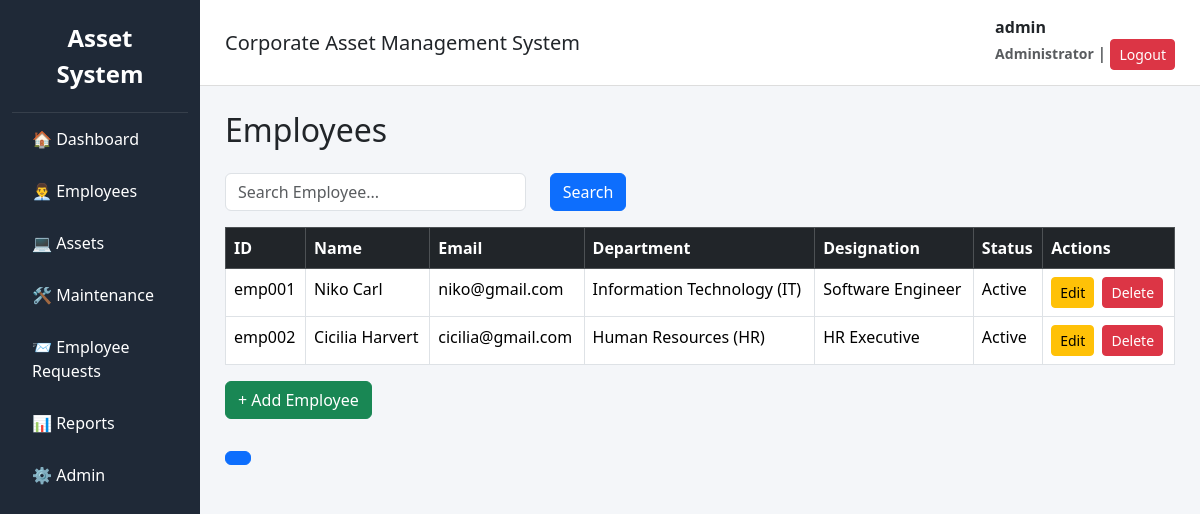
/employees/ (signed in), run on the app's committed database.
### accounts/models.py (models this page shows, shortened)
class User(AbstractUser):
    ROLE_CHOICES = (
        ('Admin', 'Admin'),
        ('IT Officer', 'IT Officer'),
        ('Employee', 'Employee'),
    )
    role = models.CharField(max_length=20, choices=ROLE_CHOICES)
    created_at = models.DateTimeField(auto_now_add=True)
    updated_at = models.DateTimeField(auto_now=True)

### employees/models.py (models this page shows, shortened)
class Employee(models.Model):
    STATUS_CHOICES = (
        ('Active', 'Active'),
        ('Inactive', 'Inactive'),
    )
    employee_code = models.CharField(max_length=20, unique=True)
    user = models.OneToOneField(
        settings.AUTH_USER_MODEL,
        on_delete=models.CASCADE
    )
    department = models.ForeignKey(
        Department,
        on_delete=models.PROTECT
    )
    designation = models.ForeignKey(
        Designation,
        on_delete=models.PROTECT
    )
    first_name = models.CharField(max_length=100)
    last_name = models.CharField(max_length=100)
    email = models.EmailField(unique=True)
    phone = models.CharField(max_length=20)
    joining_date = models.DateField()
    status = models.CharField(
        max_length=10,
        choices=STATUS_CHOICES,
        default='Active'
    )
    created_at = models.DateTimeField(auto_now_add=True)
    updated_at = models.DateTimeField(auto_now=True)

class Department(models.Model):
    STATUS_CHOICES = (
        ('Active', 'Active'),
        ('Inactive', 'Inactive'),
    )
    department_code = models.CharField(max_length=20, unique=True)
    department_name = models.CharField(max_length=100)
    status = models.CharField(max_length=10, choices=STATUS_CHOICES, default='Active')
    created_at = models.DateTimeField(auto_now_add=True)
    updated_at = models.DateTimeField(auto_now=True)
    manager = models.ForeignKey(
    'Employee',
    on_delete=models.SET_NULL,
    null=True,
    blank=True,
    related_name='managed_departments'
)
    def __str__(self):
        return f"{self.department_name} ({self.department_code})"

class Designation(models.Model):
    STATUS_CHOICES = (
        ('Active', 'Active'),
        ('Inactive', 'Inactive'),
    )
    designation_name = models.CharField(max_length=100, unique=True)
    status = models.CharField(max_length=10, choices=STATUS_CHOICES, default='Active')
    created_at = models.DateTimeField(auto_now_add=True)
    def __str__(self):
        return self.designation_name

### employees/views.py (the view, shortened to what this page needs)
@login_required
def employee_list(request):
    query = request.GET.get("q")
    employees = Employee.objects.select_related(
        "department",
        "designation",
        "user"
    )
    context = {
        "employees": employees,
        "query": query,
    }
    paginator = Paginator(employees, 10)
    page_number = request.GET.get("page")
    employees = paginator.get_page(page_number)
    return render(
        request,
        "employees/employee_list.html",
        context,
    )

### templates/employees/employee_list.html (shortened to what this page needs)
{% extends 'base.html' %}
{% block content %}
<h2 class="mb-4">Employees</h2>
<form method="GET" class="mb-3">
    <div class="row">
        <div class="col-md-4">
            <input
                type="text"
                name="q"
                class="form-control"
                placeholder="Search Employee..."
                value="{{ query|default_if_none:'' }}"
            >
        </div>
        <div class="col-md-2">
            <button class="btn btn-primary">
                Search
            </button>
        </div>
    </div>
</form>
<table class="table table-bordered table-hover">
    <thead class="table-dark">
        <tr>
            <th>ID</th>
            <th>Name</th>
            <th>Email</th>
            <th>Department</th>
            <th>Designation</th>
            <th>Status</th>
            <th>Actions</th>
        </tr>
    </thead>
    <tbody>
    {% for employee in employees %}
        <tr>
            <td>{{ employee.employee_code }}</td>
            <td>
                {{ employee.first_name }}
                {{ employee.last_name }}
            </td>
            <td>{{ employee.email }}</td>
            <td>{{ employee.department }}</td>
            <td>{{ employee.designation }}</td>
            <td>{{ employee.status }}</td>
                <td class="text-nowrap">
                    <a href="{% url 'employee_update' employee.id %}"
                    class="btn btn-warning btn-sm me-1">
                        Edit
                    </a>
                    <a href="{% url 'employee_delete' employee.id %}"
                     class="btn btn-danger btn-sm">
                         Delete
                    </a>
                </td>
        </tr>
    {% empty %}
        <tr>
            <td colspan="6" class="text-center">
                No Employee Found
            </td>
        </tr>
    {% endfor %}
    </tbody>
</table>
<a
    href="{% url 'employee_create' %}"
    class="btn btn-success mb-3">
    + Add Employee
</a>
<nav class="mt-3">
<ul class="pagination">
<li class="page-item active">
<span class="page-link">
</span>
</li>
</ul>
</nav>
{% endblock %}

### templates/base.html (shortened to what this page needs)
<!DOCTYPE html>
<html lang="en">
<head>
    <link href="https://cdn.jsdelivr.net/npm/bootstrap@5.3.3/dist/css/bootstrap.min.css" rel="stylesheet">
</head>
<body>
<div class="container-fluid">
<div class="row">
<div class="col-md-2 sidebar">
<div class="brand">
Asset System
</div>
<a href="/">🏠 Dashboard</a>
{% if request.user.is_staff %}
<a href="/employees/">👨‍💼 Employees</a>
<a href="/assets/">💻 Assets</a>
<a href="/maintenance/">🛠 Maintenance</a>
<a href="/requests/">📨 Employee Requests</a>
{% endif %}
{% if request.user.is_superuser %}
<a href="/reports/">📊 Reports</a>
<a href="/admin/">⚙️ Admin</a>
{% endif %}
</div>
<div class="col-md-10 p-0">
<div class="topbar">
<div>
<h5 class="mb-0">
Corporate Asset Management System
</h5>
</div>
<div>
<span class="username">
<strong>{{ request.user.get_full_name|default:request.user.username }}</strong>
<br>
<small class="text-muted">
{% if request.user.is_superuser %}
Administrator
{% elif request.user.is_staff %}
Staff
{% else %}
Employee
{% endif %}
</small>
</span>
|
<a href="{% url 'logout' %}"
class="btn btn-sm btn-danger">
Logout
</a>
</div>
</div>
<div class="content">
{% block content %}
{% endblock %}
</div>
</div>
</div>
</div>
</body>
</html>

### templates/base.html (style rules this page uses)
body { background:#f4f6f9; }
.sidebar { min-height:100vh; background:#1f2937; }
.brand { color:white; font-size:24px; font-weight:bold; padding:20px; text-align:center; border-bottom:1px solid rgba(255,255,255,.1); }
.sidebar a { display:block; color:white; padding:14px 20px; text-decoration:none; transition:.2s; }
.topbar { background:white; padding:15px 25px; border-bottom:1px solid #ddd; display:flex; justify-content:space-between; align-items:center; }
.content { padding:25px; }
.username { font-weight:bold; }

### data on the page
User: user.get_full_name "admin"
Employee: employee_code "emp001", first_name "Niko", last_name "Carl", email "niko@gmail.com", department "Information Technology (IT)", designation "Software Engineer", status "Active"
Employee: employee_code "emp002", first_name "Cicilia", last_name "Harvert", email "cicilia@gmail.com", department "Human Resources (HR)", designation "HR Executive", status "Active"
